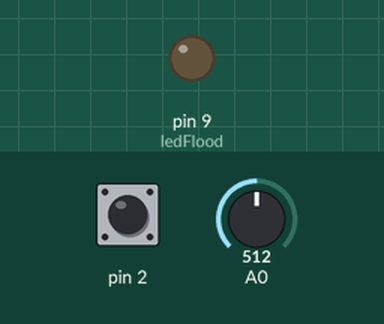
The sketch below on a simulated Arduino Pro Mini, built with avr-gcc and run on an emulated ATmega328P. On the bench: output pins drawn as LEDs (lit = HIGH). The inputs (shaded band) are chosen by the test bench; at power-on: pin 2 HIGH, A0 = 512. Random numbers use the default seed unless the sketch sets one.

Above: at 2.8 s.
2.9 s: pin 2 pulled LOW for 0.15 s
At 5.23 s:
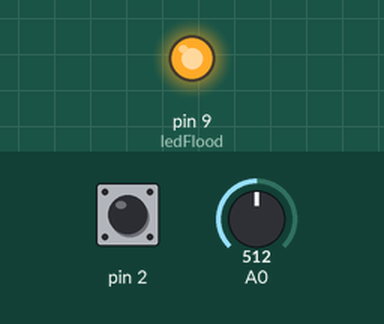
5.9 s: A0 set to 490
8.9 s: A0 set to 514
11.9 s: pin 2 pulled LOW for 1 s
14.9 s: pin 2 pulled LOW for 3.2 s
Timing chart, 0 to 20.6 s (numbered marks = the images above; inputs shaded):
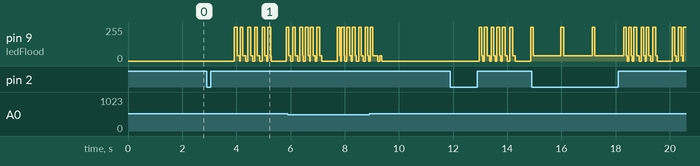

The sketch:

Random_Thunder_Storm.ino
```cpp
/*  THUNDER STORM REV 3 by F. Miller 8/8/2017       (For ProMini and LED flood)
    ===========================================================================================================
    When activated (by touch pad) this sketch initiates random blinking of a LED flood light to simulate lightning
    and about a quarter way through that blinking a sound file is played simulating thunder.
    The thunder plays through to end of sound clip even though the lightning flashes have ceased.
    The above scenario is repeated three times using 3 unique sound clips and the
    entire scenario (three pass-throughs) is again initiated by the touch pad.  The third pass
    has a shorter flashing period.
    The 12V LED flood is controlled by a MOSFET transistor running at two different brightness levels
    The MicroSDHC card in the DFPlayer has three sound files
    ===========================================================================================================
*/
#include <CapacitiveSensor.h>       //Library providing touch pad sensor logic
CapacitiveSensor cs_4_2 = CapacitiveSensor(4,2);  // 1M resistor between pins 4 & 2, pin 2 is sensor pin
long capValue;                      // value returned from Cap Library reading
#include <SoftwareSerial.h>
SoftwareSerial mySerial(10, 11);    // RX to DFPlayer (not used), TX to DFPlayer (pin 11)
#define ledFlood 9                  // LED PWM pin control to MOSFET transistor
int ledState = LOW;                 // keep track of LED/Lightning state
unsigned long previousMillis = 0;   // store last time LED was updated
unsigned long currentMillis;        // capture current time
int randNumber;                     // develop a random number
boolean lightningActive = false;    // ligtning flashes active
boolean soundActive = false;        // would be true when DFPlayer is turned on to play sound
boolean stormActive = false;        // whole storm 'scenario' active
unsigned int lightMaxTime = 50;     // length of the 'scenario'
unsigned int thunderStartTime;      // begin thunder (~1/4) into lightning cycles
const int maxLoops = 3;             // maximum number of sequences (lightning/thunder sets)
int SeqCtr = 0;                     // count the number of sequences
int lightTime = 0;                  // count steps through cycle (up to lightMaxTime
uint8_t send_buf[10]= { 0x7E, 0xFF, 0x06, 0x00, 0x00, 00, 00, 0x00, 0x00, 0xEF};  // Template for DFPlayer Commands.
// ===============================================================================================================
void setup() {
  //Serial.begin(57600);
  //Serial.println("Start");

  cs_4_2.set_CS_AutocaL_Millis(0xFFFFFFFF);     // turn off autocalibrate on channel 1
  analogWrite(ledFlood, 0);         //start with LED flood OFF
  randomSeed(analogRead(0));        //make 'perfectly' random
  lightMaxTime = 50;                //length of first and second seqence
  thunderStartTime = 12;
  mySerial.begin(9600);
  delay (500);                      //  ** Required before 1st serial command to DFPlayer
  rst_cmd();
  delay (1000);                     //  ** Required time for module reset
  setvol_cmd(25);
  delay (100);
  }
// ===============================================================================================================
void loop() {
  capValue =  cs_4_2.capacitiveSensor(30);
  if (capValue > 500) {             //reset parms for another set of cycles through 'loop'
    lightMaxTime = 50;              //length of first and second seqence
    thunderStartTime = 12;
    delay (1000);                   // give it 1-second before starting the storm
    SeqCtr = 0;
    reSet();
  }
  if (lightningActive & stormActive) {
    randNumber = random(10,100);
    delay(randNumber);              //random delay between each 'loop' while lightning active for random flash

    currentMillis = millis();
    if(currentMillis - previousMillis >= randNumber) {
      if (ledState == LOW){
        ledState = HIGH;
        if (SeqCtr < maxLoops-1) { //if NOT 3rd sequence do both high and low
          analogWrite(ledFlood, 255);  //LED flood Full ON
          delay(100);
        }
        analogWrite(ledFlood, 40); //LED flood Medium
        } else {
        ledState = LOW;
        analogWrite(ledFlood, 0);   //LED flood OFF
        }
      previousMillis = currentMillis;        // reset for next time around
    }
  }
  if (stormActive & lightTime <= lightMaxTime) {
    lightTime++;                    //increment count of times through 'loop'
  }
  if (stormActive & lightningActive & (lightTime >= lightMaxTime)) {      //turn light OFF when completed prescribed times through 'loop'
    lightningActive = false;
    analogWrite(ledFlood, 0);       //ensure LED flood OFF
  }
  if (stormActive & lightningActive & lightTime == thunderStartTime) {                //time to do some thunder
    soundActive = true;
    playnext_cmd();                 //play (next)thunder sound
    delay(500);
  }
  if (soundActive & (SeqCtr < maxLoops) & analogRead(A0)>=500) {  // voltage reading >=500 shows DFPlayer stopped
    soundActive = false;
    SeqCtr++;
    reSet();
    if (SeqCtr == maxLoops) {
       stormActive = false;
    }
    if (SeqCtr == maxLoops-1) {
       lightMaxTime = 5;            //length of third sequence
       thunderStartTime = 4;
    }
  }
}
// ========================= common routine to reset all parms ====================
void reSet() {
  lightningActive = true;
  stormActive = true;
  lightTime = 0;
  soundActive=false;
  ledState = LOW;
  previousMillis = currentMillis;
}

// =================== complete & send DFPlayer command line =====================
void send_cmd() {
  uint16_t sum = 0;      //calc checksum from bytes 1-6
  for (int i=1; i<7; i++) {
    sum += send_buf[i];
  }
  send_buf[7] = -sum>>8;  //place hi into byte 7
  send_buf[8] = -sum;     //place lo into byte
  for (int i=0; i<10; i++) {
    mySerial.write(send_buf[i] );
  }
}
void playnext_cmd() {
  send_buf[3] = 0x01;
  send_buf[6] = 0x00;    // no parm
  send_cmd();
}
void setvol_cmd(int vol) {
  send_buf[3] = 0x06;    // cmd
  send_buf[6] = vol;     // specific vol
  send_cmd();
}

void rst_cmd() {
  send_buf[3] = 0x0C;    // cmd
  send_buf[6] = 0x00;    // no parm
  send_cmd();
}
```
